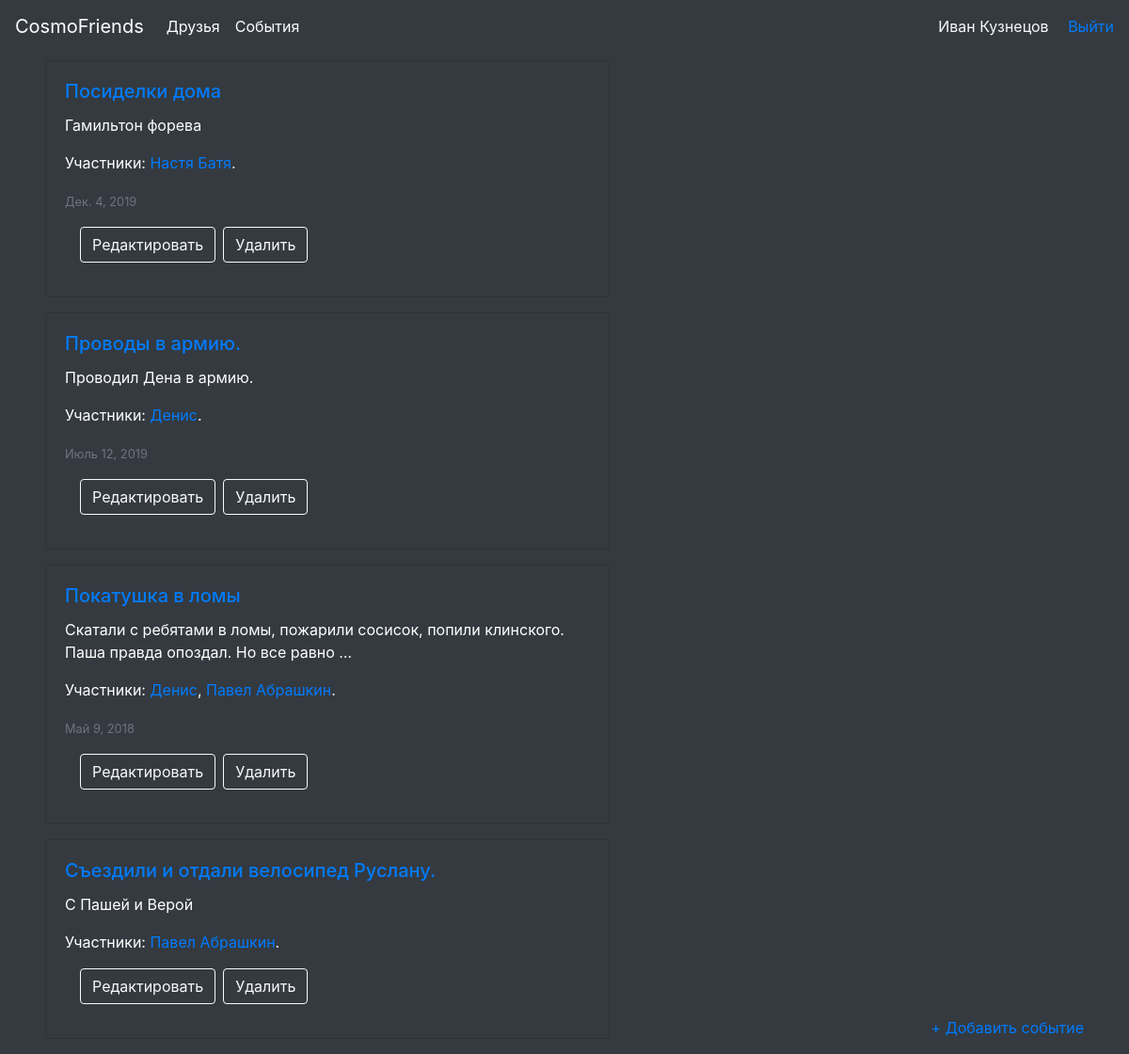
The app's page /events/ (signed in), older data.
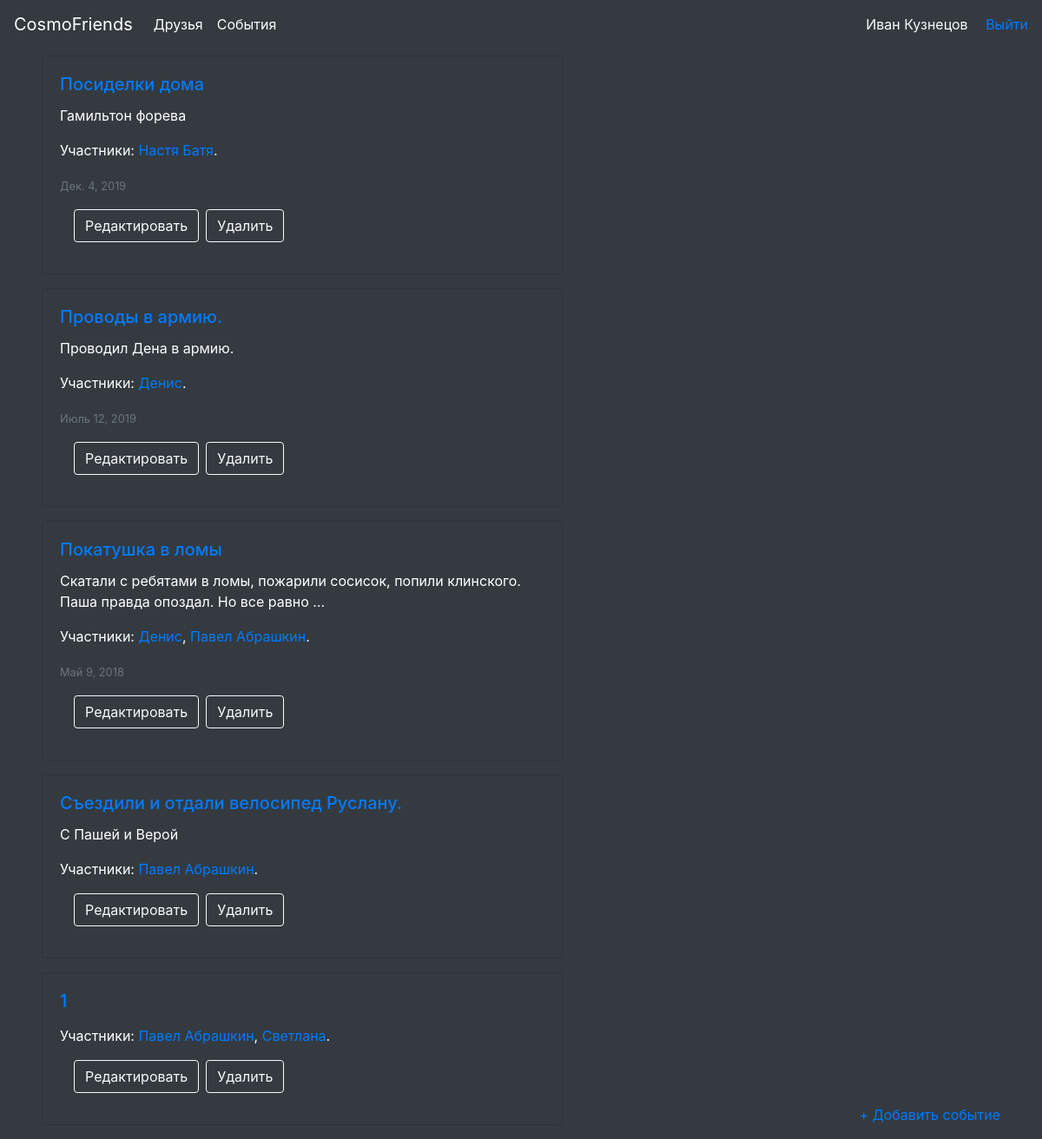
The same page, newer data.
### cosmos/models.py (models this page shows, shortened)
class Events(models.Model):
    event_rating = (
        (1, 'Ужасно'),
        (2, 'Плохо'),
        (3, 'Удовлетворительно'),
        (4, 'Хорошо'),
        (5, 'Отлично'),
    )
    title = models.CharField('Название события', max_length=50)
    user = models.ForeignKey(User, on_delete=models.CASCADE)
    date = models.DateField('Дата', blank=True, null=True)
    points = models.IntegerField('Оценка', default=5, choices=event_rating)
    members = models.ManyToManyField(Friends)
    report = models.TextField('Описание', blank=True, null=True)
    class Meta:
        ordering = ['-date']

class Friends(models.Model):
    name = models.CharField(max_length=50)
    user = models.ForeignKey(User, on_delete=models.CASCADE)
    character = models.TextField(blank=True, null=True)
    points = models.IntegerField(default=0, blank=True)
    date_birth = models.DateField(blank=True, null=True)
    date_begin = models.DateField(blank=True, null=True)
    photo = models.ImageField(upload_to='photos/%Y/%m/%d', blank=True, null=True)
    groups = models.ManyToManyField(Group, blank=True, related_name='peoples')
    class Meta:
        ordering = ['date_begin']
    def __str__(self):
        return self.name

### cosmos/views.py (the view)
# urls.py: path('events/', EventsList.as_view(), name='events'),
class EventsList(LoginRequiredMixin, View):
    def get(self, request):
        e_list = Events.objects.filter(user=request.user)
        return render(request, 'cosmos/events.html', context={'e_list': e_list, 'short': True})

### cosmos/templates/cosmos/events.html (shortened to what this page needs)
{% extends 'base.html' %}
{% load static %}
{% block content %}
{% include 'cosmos/includes/header_template.html' %}
<div>
    {% for event in e_list %}
    {% include 'cosmos/includes/event_card_template.html' %}
    {% endfor %}
{% include 'cosmos/includes/add_event_template.html' %}
{% endblock %}

### cosmos/templates/cosmos/includes/event_card_template.html (shortened to what this page needs)
{% load static %}
<div class="card bg-dark ml-5 mb-3 w-50">
    <div class="card-body">
        <a href="{% url 'some_event' event.id %}"><h5 class="card-title">{{event.title}}</h5></a>
        <p class="card-text">{%if short%}{{event.report|truncatewords:15}}{%else%}{{event.report}}{%endif%}</p>
        <p class="card-text">Участники:
            {%for member in event.members.all %}
            <a href="{% url 'some_friend' member.id%}">{{member}}</a>{%if forloop.last%}.{%else%},{%endif%}
            {%endfor%}
        </p>
        {% if event.date%}
        <p class="card-text"><small class="text-muted">{{event.date}}</small></p>
        {%endif%}
        <div class="form-inline mb-3 mt-3 ml-3 text-center">
            <form class="mr-2" action="{% url 'edit_event' event.id %}">
                <button type="submit" class="btn btn-outline-light">Редактировать</button>
            </form>
            <button type="button" class="btn btn-outline-light" data-toggle="modal"
                    data-target="#staticBackdrop{{event.id}}">Удалить
            </button>
        </div>
    </div>
</div>
</div>

Row changes from the older to the newer data that the page shows:
added Events: title "1", Friends (name "Павел Абрашкин")
now on this page (row edited): Friends: name "Светлана", shown under "1"
